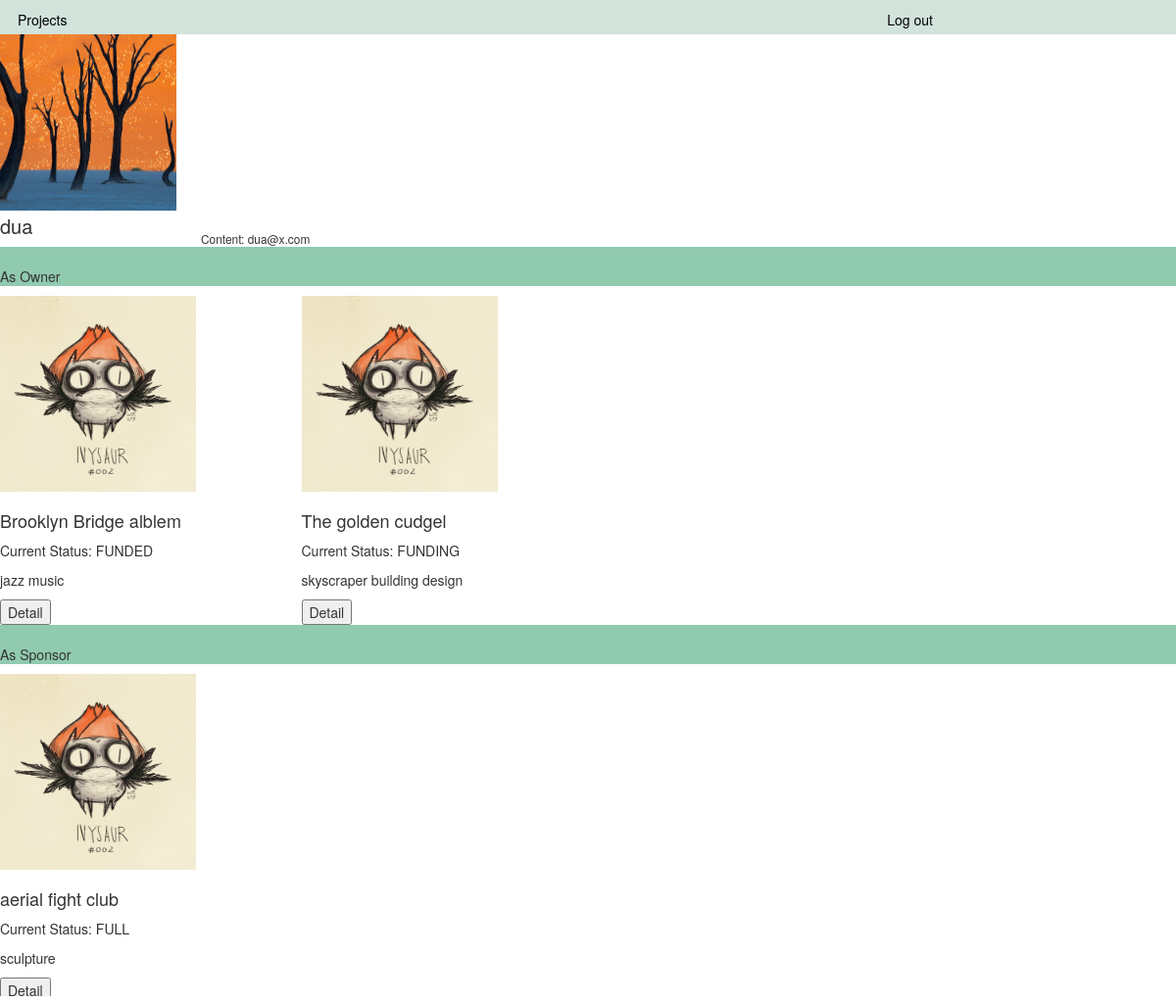
Screenshot of /server/Main/Profile.php?profileName=dua with the database file from the repository.
### tables this page shows
CREATE TABLE `user` (
  `uname` varchar(40) NOT NULL,
  `uemail` varchar(40) DEFAULT NULL,
  `password` varchar(40) NOT NULL,
  `credit`	varchar(40) DEFAULT NULL,
  `protraitPath` varchar(40) DEFAULT NULL,
  PRIMARY KEY (`uname`)
);

CREATE TABLE `project` (
  `pid` INT NOT NULL AUTO_INCREMENT,
  `uname` varchar(40) NOT NULL,
  `startDate` DATE NOT NULL,
  `endDate` DATE NOT NULL,
  `minAmount` decimal(15,2) NOT NULL,
  `maxAmount` decimal(15,2) NOT NULL,
  `curAmount` decimal(15,2) NULL,
  `pname` varchar(40) DEFAULT NULL,
  `status` enum('FUNDING', 'FUNDED', 'FAIL', 'FULL') DEFAULT NULL,
  `rate` decimal(10,2) DEFAULT NULL,
  `description` varchar(40) DEFAULT NULL,
  `tags` varchar(40) DEFAULT NULL,
  `imagePath` varchar(40) DEFAULT NULL,
  PRIMARY KEY (`pid`),
  FOREIGN KEY (`uname`) REFERENCES `user` (`uname`)
);

### server/Main/Profile.php (the view, shortened to what this page needs)
<?php
	$loginname = $_SESSION["username"];
	$profileName = $_GET['profileName'];
	$db = mysqli_connect('localhost','root','1234','crowdfunding')
		  or die('Error connecting to MySQL server.');
	$userEmail = mysqli_query($db,"select uemail, protraitPath from user where uname = '$profileName'") or die(mysqli_error());
	$emailValue = "No Email";
	$userDescrib = "This user is lazy, left nothing here.";
	while ($e = mysqli_fetch_array($userEmail)) {
		$emailValue = $e["uemail"];
		$protraitName = $e["protraitPath"];
	}
	if($protraitName == ""){
		$protraitName = "bg1.jpg";
	}
	$protraitPath = "http://127.0.0.1/Images/".$protraitName;
?>
<html>
  <head>
    <link rel="stylesheet" href="http://netdna.bootstrapcdn.com/bootstrap/3.1.0/css/bootstrap.min.css">
    <link href="http://127.0.0.1/css/styles.css" rel="stylesheet">
  </head>
	<div "col-md-12 barContainer" id="barView">
		<div id="navBar">
				<ul>
					<li><button id="Main" class="btn-link" onclick="location.href='http://127.0.0.1/Main/Main.php'">
						<span>Projects</span></button></li>
					<li><button id="profile" class="btn-link" onclick="location.href='http://127.0.0.1/Main/Profile.php?profileName=<?php echo $loginname ?>'">
						<span><?php echo $loginname?></span></button></li>
					<li><button id="Log_out" class="btn-link" style="float: right;" onclick="location.href='http://127.0.0.1/logout.php'">
						<span>Log out</span></button></li>
				</ul>
		</div>
    </div>
	<div class="row">
		<div id="profile_userTitle">
			<div>
				<div class="col-md-2">
					<figure style="display: block; margin:Auto;">
					<?php
						echo "<img src=\"$protraitPath\" width=\"180\" height=\"180\">";
					?>
					</figure>
					<h1 style="font-size:20px; margin-top:5px;"><?php echo $profileName ?></h1>
				</div>
				<small class="col-md-2" style="margin-top:200px;">Content: <?php echo $emailValue ?></small>
				<p class="col-md-2" style="margin-top:50px;"><?php $userDescrib ?></p>
			</div>
		</div>
	</div>
	<?php
		$searchProject = "select pid, pname, status, tags, imagePath from project where uname = '$profileName'";
		$ownProject =  mysqli_query($db,$searchProject) or die(mysqli_error());
		if(mysqli_num_rows($ownProject) != 0){
			echo "<p style=\"padding-top:20px; background-color:#90caaf;\">As Owner</p>";
			echo "<div class=\"row\">";
			while ($pro = mysqli_fetch_array($ownProject)) {
				$pid = $pro["pid"];
				$pname = $pro["pname"];
				$tags = $pro["tags"];
				$status = $pro["status"];
				$imageName = $pro["imagePath"];
				if($imageName == ""){
					$imageName = "projectbgTemp.jpg";
				}
				$imageName = "http://127.0.0.1/Images/Project/" .$imageName;
				echo "<div class=\"col-md-3\" id=\"projectView\" style=\"position:relative width=200px height=400px;\">
					  <div id=\"briefProject\">
						<figure><img src=\"$imageName\" width=\"200\" height=\"200\"></figure>
						<h1 style=\"font-size:18px;\">$pname</h1>
						<p>Current Status: $status</p>
						<p>$tags</p>
					  </div>
					<div id=\"detail\">
					<button onclick=\"location.href='http://127.0.0.1/Main/project.php?pid=$pid'\">Detail</button>
					</div>
					</div>";
			}
			echo "</div>";
		}
		$searchProject = "select project.pid, project.pname, status, tags , imagePath
							from project, sponsor
							where sponsor.pid = project.pid and sponsor.uname = '$profileName';";
		$sponsorProject = mysqli_query($db,$searchProject) or die(mysqli_error());
		if(mysqli_num_rows($sponsorProject) != 0){
			echo "<p style=\"padding-top:20px; background-color:#90caaf;\">As Sponsor</p>";
			echo "<div class=\"row\">";
			while ($pro = mysqli_fetch_array($sponsorProject)) {
				$pid = $pro["pid"];
				$pname = $pro["pname"];
				$tags = $pro["tags"];
				$status = $pro["status"];
				$imageName = $pro["imagePath"];
				if($imageName == ""){
					$imageName = "projectbgTemp.jpg";
				}
				$imageName = "http://127.0.0.1/Images/Project/" .$imageName;
				echo "<div class=\"col-md-3\" id=\"projectView\" style=\"position:relative width=200px height=400px;\">
					  <div id=\"briefProject\">
						<figure><img src=\"$imageName\" width=\"200\" height=\"200\"></figure>
						<h1 style=\"font-size:18px;\">$pname</h1>
						<p>Current Status: $status</p>
						<p>$tags</p>
					  </div>
					<div id=\"detail\">
					<button onclick=\"location.href='http://127.0.0.1/Main/project.php?pid=$pid'\">Detail</button>
					</div>
					</div>";
			}
			echo "</div>";
		}
	?>
</html>

### server/css/styles.css (style rules this page uses)
body,div,ul,li { padding:0; margin:0; }
.btn-link { color: #000; background-color: none; }
#navBar { background-color:#d1e3db; line-height: 30px; }
#navBar ul { width:960px; height:35px; }
#navBar ul li { width:100px; list-style:none; // float:left; color: #ccc; line-height: 35px; padding: 0 10px; display: inline; }

### rows the page displays
user: uemail "dua@x.com"
project: pname "Brooklyn Bridge alblem", status "FUNDED", tags "jazz music"
project: pname "The golden cudgel", status "FUNDING", tags "skyscraper building design"
project: pname "aerial fight club", status "FULL", tags "sculpture"

### other values shown
$profileName "dua"
